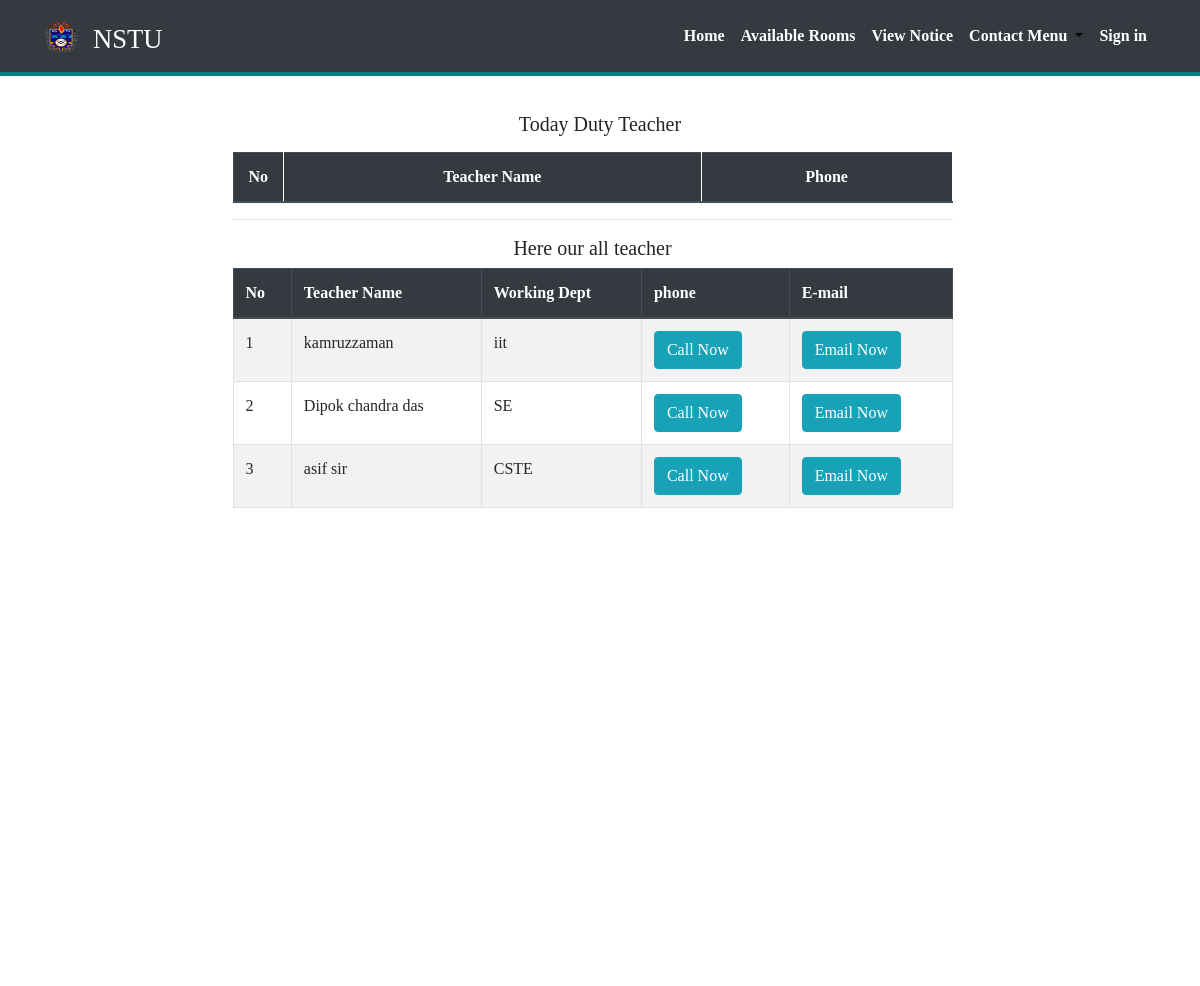
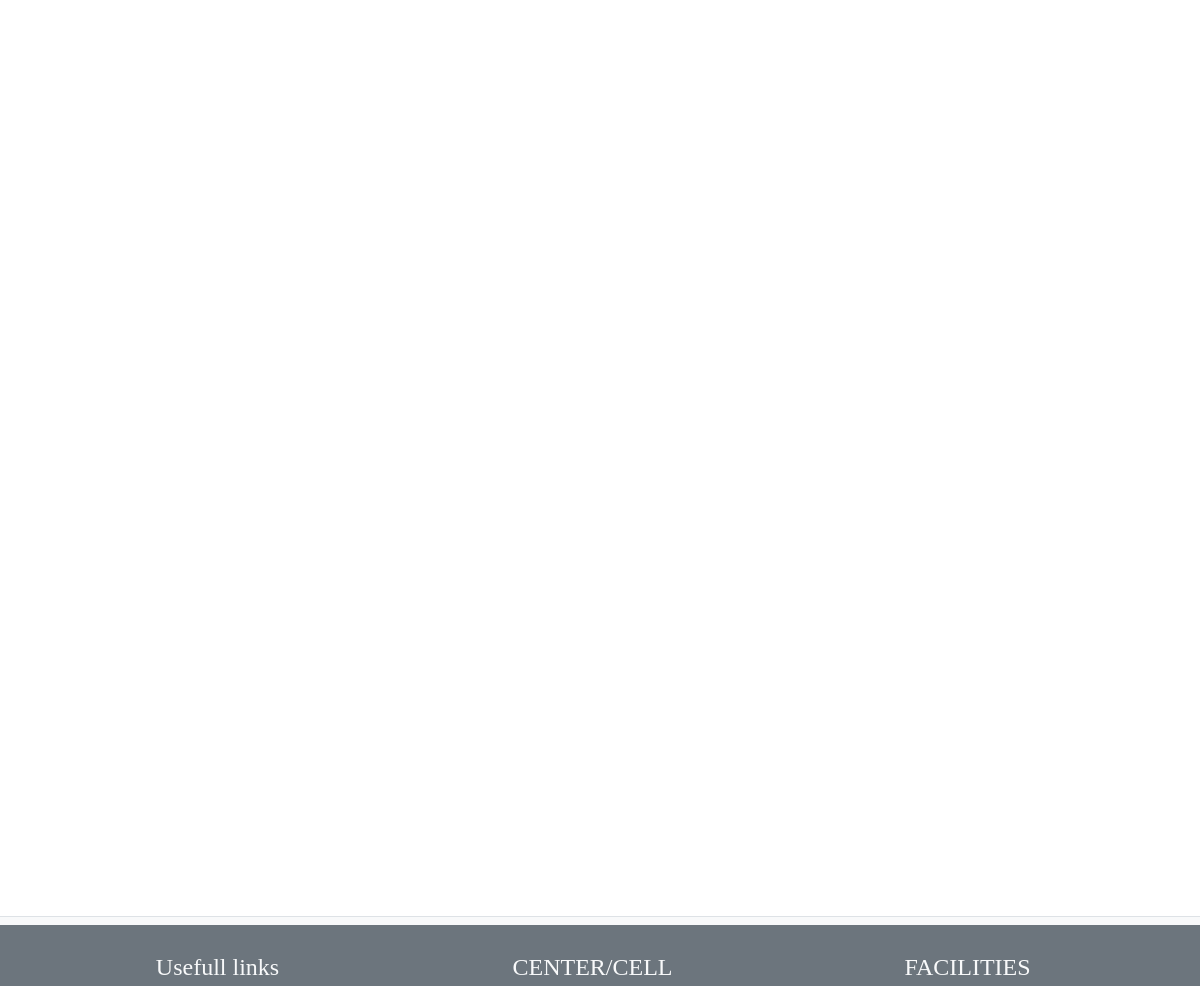
The app's page /teacherlist.php with its own data (2 pictures, top to bottom).
### tables this page shows
CREATE TABLE `tbl_teachers` (
  `id` int(11) NOT NULL,
  `name` varchar(100) NOT NULL,
  `email` varchar(30) NOT NULL,
  `work` varchar(100) NOT NULL,
  `phone` varchar(12) DEFAULT NULL
);

### teacherlist.php (the view, shortened to what this page needs)
<?php
require_once 'header.php';
include("config.php");
?>
<body>
	<?php require_once('navbar.php'); ?>
	<div class="container m-top m-bottom">
		<h5 class="text-center my-3">Today Duty Teacher</h5>
		<div class="row">
			<div class="col-md-8 mx-auto">
			<table class="table  table-striped table-bordered">
			<thead class="thead-dark">
				<tr id="mang-tbl-header">
					<th width="5%" style="text-align: center; border-right: 1px solid #FFF;">No</th>
					<th width="50%" style="text-align: center; border-right: 1px solid #FFF;">Teacher Name</th>
					<th width="30%" style="text-align: center; border-right: 1px solid #FFF;">Phone</th>
				</tr>
			</thead>
			<?php
			$i = 0;
			?>
		</table>
		<hr>
		<h5 class="text-center">Here our all teacher</h5>
		<table class="table  table-striped table-bordered">
			<thead class="thead-dark">
				<tr>
					<th>No</th>
					<th>Teacher Name</th>
					<th>Working Dept</th>
					<th>phone</th>
					<th>E-mail</th>
				</tr>
			</thead>
			<?php
			$statement = $db->prepare("select * from tbl_teachers");
			$statement->execute();
			$result = $statement->fetchAll();
			$count = $statement->rowCount();
			if ($count > 0) {
				foreach ($result as $row) {
					$i++;
			?>
					<tr>
						<td><?= $i; ?></td>
						<td><?php echo $row['name']; ?></td>
						<td><?php echo $row['work']; ?></td>
						<td><a href="tel:<?= $row['phone'] ?>" class="btn btn-info">Call Now</a></td>
						<td><a href="mailto:<?= $row['email'] ?>" class="btn btn-info">Email Now</a></td>
					</tr>
			<?php
				}
			}
			?>
		</table>
			</div>
		</div>
	</div>
	<br><br>
</body>
<?php require_once('footer.php'); ?>

### css/style.css (style rules this page uses)
html { position: relative; min-height: 100%; }
body { padding-top: 90px; margin-bottom: 80px; }
.row { margin-right: 0!important; }
.m-top { margin-top: 7rem; }
.m-bottom { margin-bottom: 7rem; }

### evo-calendar/css/evo-calendar.css (style rules this page uses)
html, body { padding: 0; margin: 0; }
body { font-family: 'Source Sans Pro'; }

### records on screen
tbl_teachers: name "kamruzzaman", work "iit"
tbl_teachers: name "Dipok chandra das", work "SE"
tbl_teachers: name "asif sir", work "CSTE"
